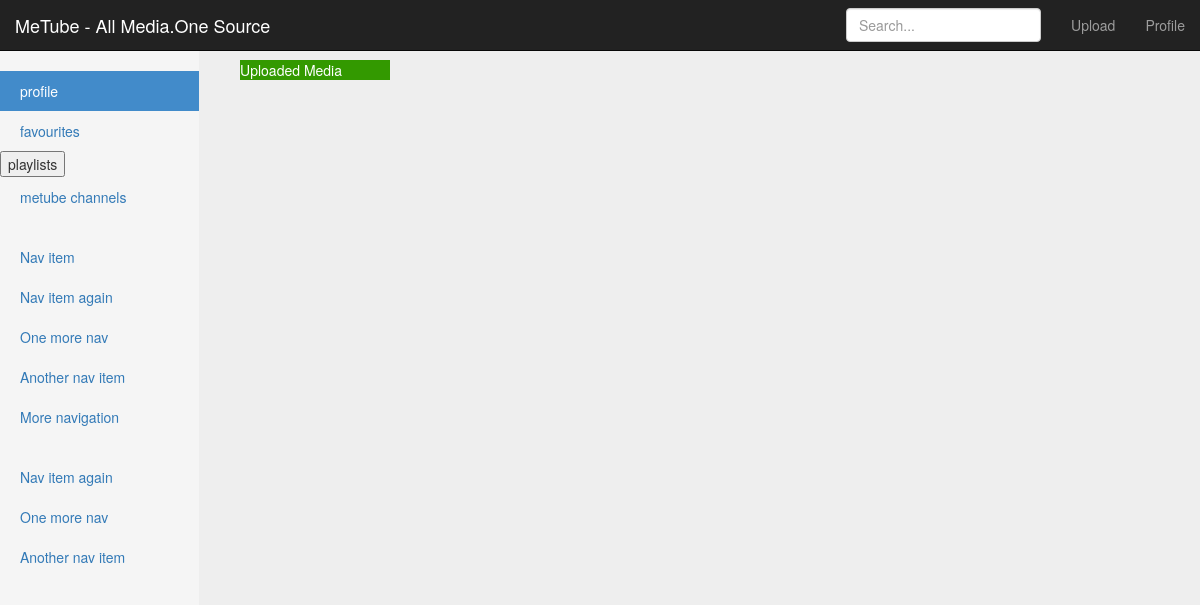
Page /homex.php on the earlier database version.
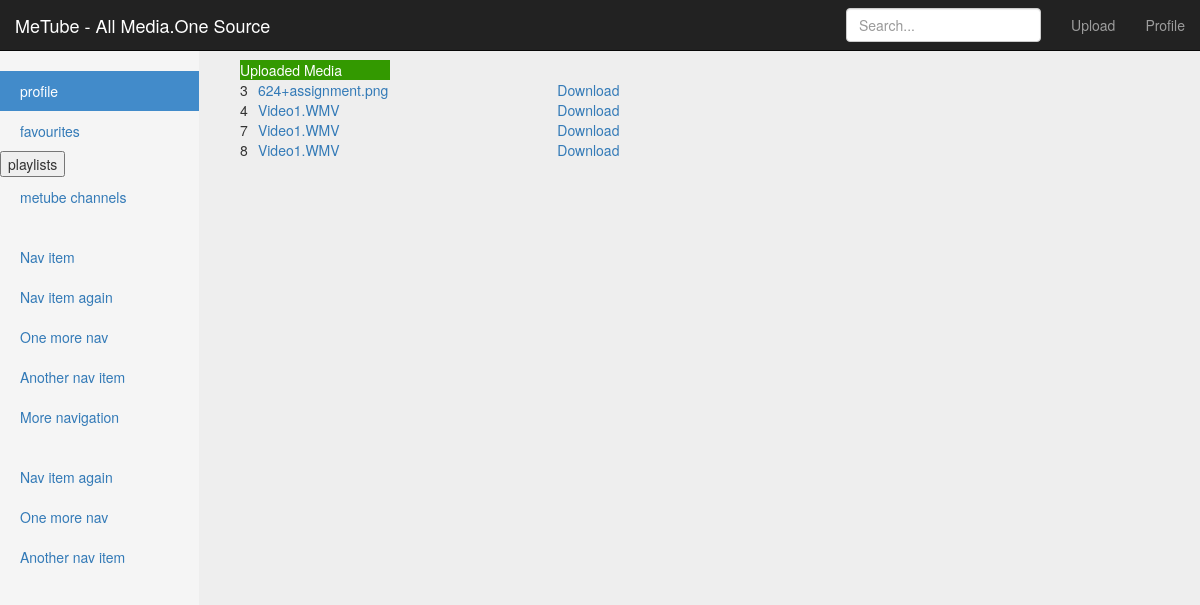
Same page on the later database version.
### tables this page shows
CREATE TABLE IF NOT EXISTS `media` (
  `mediaid` int(50) NOT NULL AUTO_INCREMENT,
  `filename` varchar(50) NOT NULL,
  `type` varchar(20) NOT NULL,
  `title` varchar(50) NOT NULL,
  `keywoards` varchar(50) NOT NULL,
  `filepath` varchar(50) NOT NULL,
  `username` varchar(50) NOT NULL,
  PRIMARY KEY (`mediaid`)
);

### homex.php (the view, shortened to what this page needs)
<!DOCTYPE html>
<html lang="en">
  <head>
    <link rel="stylesheet" href="//netdna.bootstrapcdn.com/bootstrap/3.1.1/css/bootstrap.min.css">
    <link href="/metube/css/signin.css" rel="stylesheet">
    <link href="/metube/css/dashboard.css" rel="stylesheet">
  </head>
  <body>
    <div class="navbar navbar-inverse navbar-fixed-top" role="navigation">
      <div class="container-fluid">
        <div class="navbar-header">
          <a class="navbar-brand" href="/metube/homex.php">MeTube - All Media.One Source</a>
        </div>
        <div class="navbar-collapse collapse">
          <ul class="nav navbar-nav navbar-right">
            <li><a href="uploadmedia.php">Upload</a></li>
            <li><a href="#">Profile</a></li>
          </ul>
          <form class="navbar-form navbar-right">
            <input type="text" class="form-control" placeholder="Search...">
          </form>
        </div>
      </div>
    </div>
    <div class="container-fluid">
      <div class="row">
        <div class="col-sm-3 col-md-2 sidebar">
          <ul class="nav nav-sidebar">
            <li class="active"><a href="#">profile</a></li>
            <li><a href="#">favourites</a></li>
            <li><button type="button" onclick="playlistfunc()">playlists</button></li>
            <li><a href="#">metube channels</a></li>
          </ul>
          <ul class="nav nav-sidebar">
            <li><a href="">Nav item</a></li>
            <li><a href="">Nav item again</a></li>
            <li><a href="">One more nav</a></li>
            <li><a href="">Another nav item</a></li>
            <li><a href="">More navigation</a></li>
          </ul>
          <ul class="nav nav-sidebar">
            <li><a href="">Nav item again</a></li>
            <li><a href="">One more nav</a></li>
            <li><a href="">Another nav item</a></li>
          </ul>
        </div>
      <div class="col-sm-9 col-sm-offset-3 col-md-10 col-md-offset-2 main" id="mainframe">
      <?php
  $query = "SELECT * from media";
  $result = mysql_query( $query );
?>
    <div style="background:#339900;color:#FFFFFF; width:150px;">Uploaded Media</div>
  <table width="50%" cellpadding="0" cellspacing="0">
    <?php
      while ($result_row = mysql_fetch_row($result))
      {
    ?>
        <tr valign="top">
      <td>
          <?php
            echo $result_row[0];
          ?>
      </td>
            <td>
              <a href="media1.php?id=<?php echo $result_row[0];?>"><?php echo $result_row[1];?></a>
            </td>
            <td>
              <a href="<?php echo $result_row[2].$result_row[1];?>" target="_blank" onclick="javascript:saveDownload(<?php echo $result_row[0];?>);">Download</a>
            </td>
    </tr>
        <?php
      }
    ?>
      </div>
  </body>
</html>

### css/signin.css (style rules this page uses)
body { padding-top: 40px; padding-bottom: 40px; background-color: #eee; }

### css/dashboard.css (style rules this page uses)
body { padding-top: 50px; }
.sidebar { display: none; }
@media (min-width: 768px) { .sidebar { position: fixed; top: 51px; bottom: 0; left: 0; z-index: 1000; display: block; padding: 20px; overflow-x: hidden; overflow-y: auto; background-color: #f5f5f5; border-right: 1px solid #eee; } }
.nav-sidebar { margin-right: -21px; margin-bottom: 20px; margin-left: -20px; }
.nav-sidebar > li > a { padding-right: 20px; padding-left: 20px; }
.nav-sidebar > .active > a { color: #fff; background-color: #428bca; }
.main { padding: 10px; }
@media (min-width: 768px) { .main { padding-right: 40px; padding-left: 40px; } }

Differences in the rows shown:
added media: mediaid "3", filename "624+assignment.png"
added media: mediaid "4", filename "Video1.WMV"
added media: mediaid "7", filename "Video1.WMV"
added media: mediaid "8", filename "Video1.WMV"
